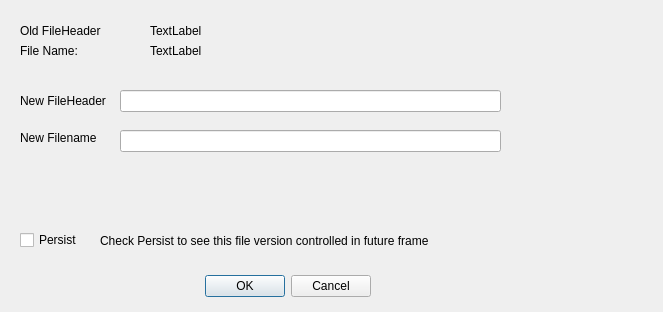
<?xml version="1.0" encoding="UTF-8"?>
<ui version="4.0">
 <class>Dialog</class>
 <widget class="QDialog" name="Dialog">
  <property name="geometry">
   <rect>
    <x>0</x>
    <y>0</y>
    <width>663</width>
    <height>312</height>
   </rect>
  </property>
  <property name="windowTitle">
   <string>Dialog</string>
  </property>
  <widget class="QDialogButtonBox" name="buttonBox">
   <property name="geometry">
    <rect>
     <x>30</x>
     <y>270</y>
     <width>341</width>
     <height>32</height>
    </rect>
   </property>
   <property name="orientation">
    <enum>Qt::Horizontal</enum>
   </property>
   <property name="standardButtons">
    <set>QDialogButtonBox::Cancel|QDialogButtonBox::Ok</set>
   </property>
  </widget>
  <widget class="QLabel" name="label">
   <property name="geometry">
    <rect>
     <x>20</x>
     <y>20</y>
     <width>81</width>
     <height>21</height>
    </rect>
   </property>
   <property name="text">
    <string>Old FileHeader</string>
   </property>
  </widget>
  <widget class="QLabel" name="label_2">
   <property name="geometry">
    <rect>
     <x>20</x>
     <y>40</y>
     <width>81</width>
     <height>21</height>
    </rect>
   </property>
   <property name="text">
    <string>File Name:</string>
   </property>
  </widget>
  <widget class="QLabel" name="old_filename_lbl">
   <property name="geometry">
    <rect>
     <x>150</x>
     <y>40</y>
     <width>81</width>
     <height>21</height>
    </rect>
   </property>
   <property name="text">
    <string>TextLabel</string>
   </property>
  </widget>
  <widget class="QLabel" name="old_fileheader_lbl">
   <property name="geometry">
    <rect>
     <x>150</x>
     <y>20</y>
     <width>81</width>
     <height>21</height>
    </rect>
   </property>
   <property name="text">
    <string>TextLabel</string>
   </property>
  </widget>
  <widget class="QLabel" name="label_3">
   <property name="geometry">
    <rect>
     <x>20</x>
     <y>90</y>
     <width>141</width>
     <height>21</height>
    </rect>
   </property>
   <property name="text">
    <string>New FileHeader</string>
   </property>
  </widget>
  <widget class="QCheckBox" name="persist_cb">
   <property name="geometry">
    <rect>
     <x>20</x>
     <y>230</y>
     <width>81</width>
     <height>20</height>
    </rect>
   </property>
   <property name="text">
    <string>Persist</string>
   </property>
  </widget>
  <widget class="QLabel" name="label_4">
   <property name="geometry">
    <rect>
     <x>100</x>
     <y>230</y>
     <width>441</width>
     <height>21</height>
    </rect>
   </property>
   <property name="text">
    <string>Check Persist to see this file version controlled in future frame</string>
   </property>
  </widget>
  <widget class="QLabel" name="label_6">
   <property name="geometry">
    <rect>
     <x>20</x>
     <y>130</y>
     <width>101</width>
     <height>16</height>
    </rect>
   </property>
   <property name="text">
    <string>New Filename</string>
   </property>
  </widget>
  <widget class="QLineEdit" name="nfileheader_edit">
   <property name="geometry">
    <rect>
     <x>120</x>
     <y>130</y>
     <width>381</width>
     <height>22</height>
    </rect>
   </property>
  </widget>
  <widget class="QLineEdit" name="nfilename_edit">
   <property name="geometry">
    <rect>
     <x>120</x>
     <y>90</y>
     <width>381</width>
     <height>22</height>
    </rect>
   </property>
  </widget>
 </widget>
 <resources/>
 <connections>
  <connection>
   <sender>buttonBox</sender>
   <signal>accepted()</signal>
   <receiver>Dialog</receiver>
   <slot>accept()</slot>
   <hints>
    <hint type="sourcelabel">
     <x>248</x>
     <y>254</y>
    </hint>
    <hint type="destinationlabel">
     <x>157</x>
     <y>274</y>
    </hint>
   </hints>
  </connection>
  <connection>
   <sender>buttonBox</sender>
   <signal>rejected()</signal>
   <receiver>Dialog</receiver>
   <slot>reject()</slot>
   <hints>
    <hint type="sourcelabel">
     <x>316</x>
     <y>260</y>
    </hint>
    <hint type="destinationlabel">
     <x>286</x>
     <y>274</y>
    </hint>
   </hints>
  </connection>
 </connections>
</ui>
